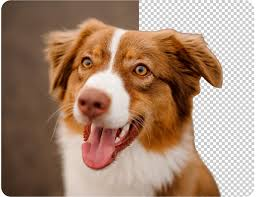
#> input picture start_opencv_dog.jpg, 256 x 197 px
$ python warp.py
#> lines starting #> are read from the running program, lines starting #| are printed output that depends on the picture
import cv2
import numpy as np

img = cv2.imread("start_opencv_dog.jpg")
#> img is the input picture: shape (197, 256, 3); mean B, G, R 115.3, 135.6, 166

width,height = 250,350
pts1 = np.float32([[111,219],[287,188],[154,482],[352,440]])
pts2 = np.float32([[0,0],[width,0],[0,height],[width,height]])
matrix = cv2.getPerspectiveTransform(pts1,pts2)
imgOutput = cv2.warpPerspective(img,matrix,(width,height))
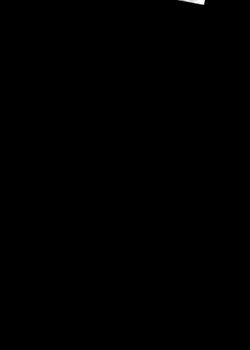
#> imgOutput: shape (350, 250, 3); min 0, max 255, mean 0.2


cv2.imshow("Image",img)
cv2.imshow("Output",imgOutput)

cv2.waitKey(0)
cv2.destroyAllWindows
